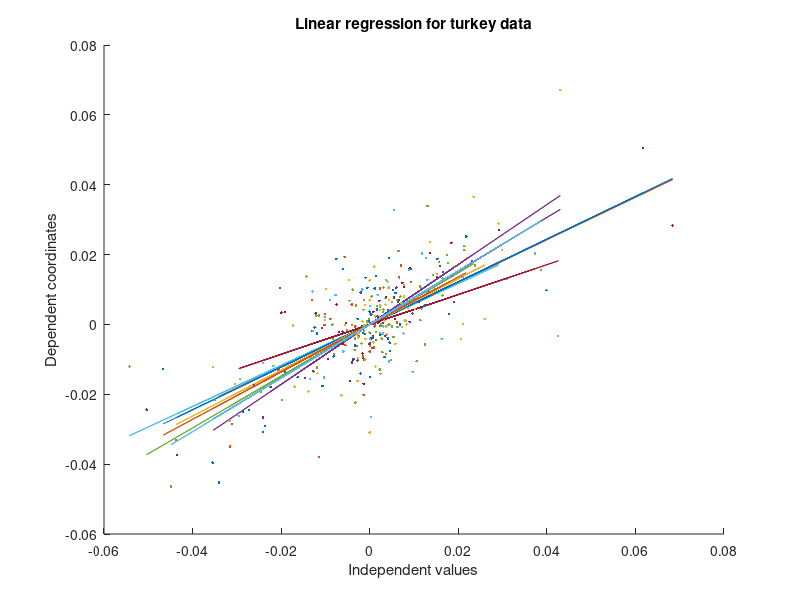

MATLAB code for this plot:
clc
clear all

turkey = load('turkish-se-SP500vsMSCI.csv');

n = length(turkey(:,1));
k = round(n*0.1);

figure;
for i = 1:10
    data(:,:) = datasample(turkey,k)
    x = data(:,1);
    y = data(:,2);
    w = pinv(x)*y;
    Y = w*x;

    hold on;
    plot(x,y,'.')
    hold on;
    plot(x,Y,'-')
    title('Linear regression for turkey data');
    xlabel('Independent values');
    ylabel('Dependent coordinates');
end


